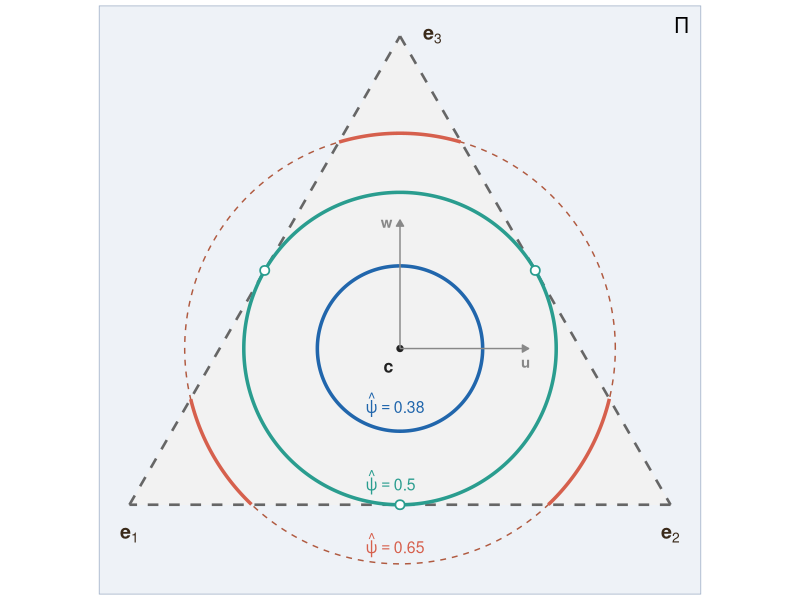

This chart was generated by the following R code:
library(ggplot2)
library(dplyr)
library(tidyr)

# -----------------------------------------------------------------------
# Coordinate system
# -----------------------------------------------------------------------

u <- c(1, -1, 0) / sqrt(2) # horizontal: e1 left, e2 right
w <- c(-1, -1, 2) / sqrt(6) # vertical:   e3 at top
c_vec <- c(1 / 3, 1 / 3, 1 / 3)

project_2d <- function(x) {
  v <- x - c_vec
  c(s = sum(v * u), t = sum(v * w))
}

# -----------------------------------------------------------------------
# Simplex vertices in 2D
# -----------------------------------------------------------------------

vertices_3d <- list(e1 = c(1, 0, 0), e2 = c(0, 1, 0), e3 = c(0, 0, 1))
vertices_2d <- as.data.frame(t(sapply(vertices_3d, project_2d)))

simplex_polygon <- rbind(
  vertices_2d[1, c("s", "t")],
  vertices_2d[2, c("s", "t")],
  vertices_2d[3, c("s", "t")],
  vertices_2d[1, c("s", "t")]
)

simplex_edges <- bind_rows(
  data.frame(
    s = c(vertices_2d$s[1], vertices_2d$s[2]),
    t = c(vertices_2d$t[1], vertices_2d$t[2]),
    edge = "e1e2"
  ),
  data.frame(
    s = c(vertices_2d$s[2], vertices_2d$s[3]),
    t = c(vertices_2d$t[2], vertices_2d$t[3]),
    edge = "e2e3"
  ),
  data.frame(
    s = c(vertices_2d$s[3], vertices_2d$s[1]),
    t = c(vertices_2d$t[3], vertices_2d$t[1]),
    edge = "e3e1"
  )
)

# -----------------------------------------------------------------------
# Circles / arcs
# -----------------------------------------------------------------------

psi_low <- 0.38
psi_mid <- 0.50
psi_high <- 0.65

r_low <- sqrt(psi_low - 1 / 3)
r_mid <- sqrt(psi_mid - 1 / 3)
r_high <- sqrt(psi_high - 1 / 3)

circle_points <- function(psi_hat, n = 2000) {
  r <- sqrt(psi_hat - 1 / 3)
  phi <- seq(0, 2 * pi, length.out = n)
  pts <- lapply(phi, function(p) {
    x <- c_vec + r * (cos(p) * u + sin(p) * w)
    data.frame(
      s = cos(p) * r,
      t = sin(p) * r,
      x1 = x[1],
      x2 = x[2],
      x3 = x[3],
      phi = p,
      inside = all(x > 0)
    )
  })
  bind_rows(pts)
}

tag_segments <- function(df) {
  df <- df |> arrange(phi)
  seg <- cumsum(c(1, abs(diff(as.integer(df$inside))) > 0))
  df$seg <- seg
  df
}

pts_low <- circle_points(psi_low)
pts_mid <- circle_points(psi_mid)
pts_high <- circle_points(psi_high) |> tag_segments()

# -----------------------------------------------------------------------
# Tangency points
# -----------------------------------------------------------------------

tangency_3d <- list(c(1 / 2, 1 / 2, 0), c(1 / 2, 0, 1 / 2), c(0, 1 / 2, 1 / 2))
tangency_2d <- as.data.frame(t(sapply(tangency_3d, project_2d)))

# -----------------------------------------------------------------------
# Annotation positions
# psi labels on left, vertically at each circle's top
# arrow_len just past the small circle
# -----------------------------------------------------------------------

label_offset <- 0.05
label_x <- -0.09
arrow_len <- r_low + 0.12

# -----------------------------------------------------------------------
# Bounding box: driven purely by triangle vertices, circles, arrows,
# and psi labels — no vertex label text to account for
# -----------------------------------------------------------------------

pad <- 0.08

# psi label text extends left of label_x by approx 0.28 units
psi_label_left <- label_x - 0.28

extent_s_max <- max(vertices_2d$s, r_high, arrow_len + 0.08)
extent_s_min <- min(vertices_2d$s, -r_high, psi_label_left)
extent_t_max <- max(
  vertices_2d$t,
  r_high,
  arrow_len + 0.06,
  r_high + label_offset + 0.04
)
extent_t_min <- min(vertices_2d$t, -r_high)

plane_smin <- extent_s_min - pad
plane_smax <- extent_s_max + pad
plane_tmin <- extent_t_min - pad
plane_tmax <- extent_t_max + pad

plane_rect <- data.frame(
  s = c(plane_smin, plane_smax, plane_smax, plane_smin, plane_smin),
  t = c(plane_tmin, plane_tmin, plane_tmax, plane_tmax, plane_tmin)
)

# -----------------------------------------------------------------------
# Plot
# -----------------------------------------------------------------------

p <- ggplot() +

  # Affine plane Pi
  geom_polygon(
    data = plane_rect,
    aes(x = s, y = t),
    fill = "#eef2f7",
    colour = "#9bacc4",
    linewidth = 0.5
  ) +

  annotate(
    "text",
    x = plane_smax - 0.03,
    y = plane_tmax - 0.03,
    label = "Pi",
    parse = TRUE,
    size = 5.5,
    colour = "black",
    hjust = 1,
    vjust = 1,
    fontface = "italic"
  ) +

  # Simplex fill
  geom_polygon(
    data = simplex_polygon,
    aes(x = s, y = t),
    fill = "#f2f2f2",
    colour = NA
  ) +

  # Simplex edges
  geom_path(
    data = simplex_edges,
    aes(x = s, y = t, group = edge),
    colour = "#666666",
    linewidth = 0.9,
    linetype = "dashed"
  ) +

  # Full C_psi_hat for psi_high (faint dashed)
  geom_path(
    data = pts_high,
    aes(x = s, y = t),
    colour = "#b05a40",
    linewidth = 0.5,
    linetype = "dashed"
  ) +

  # psi = 1/2 circle
  geom_path(
    data = pts_mid,
    aes(x = s, y = t),
    colour = "#2a9d8f",
    linewidth = 1.2
  ) +

  # Omega_psi_hat: complete circle for psi_low
  geom_path(
    data = filter(pts_low, inside),
    aes(x = s, y = t),
    colour = "#2166ac",
    linewidth = 1.2
  ) +

  # Omega_psi_hat: disjoint arcs for psi_high
  geom_path(
    data = filter(pts_high, inside),
    aes(x = s, y = t, group = seg),
    colour = "#d6604d",
    linewidth = 1.2
  ) +

  # Tangency points
  geom_point(
    data = tangency_2d,
    aes(x = s, y = t),
    shape = 21,
    size = 2.5,
    colour = "#2a9d8f",
    fill = "white",
    stroke = 0.9
  ) +

  # Vertex labels: e1 and e2 below, e3 to the right
  annotate(
    "text",
    x = vertices_2d$s[1],
    y = vertices_2d$t[1] - 0.06,
    label = "bold(e)[2]",
    parse = TRUE,
    size = 5,
    colour = "#3a2a1a",
    hjust = 0.5,
    vjust = 1
  ) +
  annotate(
    "text",
    x = vertices_2d$s[2],
    y = vertices_2d$t[2] - 0.06,
    label = "bold(e)[1]",
    parse = TRUE,
    size = 5,
    colour = "#3a2a1a",
    hjust = 0.5,
    vjust = 1
  ) +
  annotate(
    "text",
    x = vertices_2d$s[3] + 0.06,
    y = vertices_2d$t[3],
    label = "bold(e)[3]",
    parse = TRUE,
    size = 5,
    colour = "#3a2a1a",
    hjust = 0,
    vjust = 0.5
  ) +

  # Centroid
  geom_point(aes(x = 0, y = 0), colour = "#222222", size = 1.8) +
  annotate(
    "text",
    x = -0.03,
    y = -0.05,
    label = "bold(c)",
    parse = TRUE,
    size = 4.5,
    colour = "#222222"
  ) +

  # Basis vector arrows
  annotate(
    "segment",
    x = 0,
    y = 0,
    xend = arrow_len,
    yend = 0,
    arrow = arrow(length = unit(0.18, "cm"), type = "closed"),
    colour = "#888888",
    linewidth = 0.5
  ) +
  annotate(
    "text",
    x = arrow_len - 0.02,
    y = -0.04,
    label = "bold(u)",
    parse = TRUE,
    size = 3.8,
    colour = "#888888",
    hjust = 0,
    vjust = 0.5
  ) +
  annotate(
    "segment",
    x = 0,
    y = 0,
    xend = 0,
    yend = arrow_len,
    arrow = arrow(length = unit(0.18, "cm"), type = "closed"),
    colour = "#888888",
    linewidth = 0.5
  ) +
  annotate(
    "text",
    x = -0.05,
    y = arrow_len - 0.02,
    label = "bold(w)",
    parse = TRUE,
    size = 3.8,
    colour = "#888888",
    hjust = 0,
    vjust = 0
  ) +

  # psi_hat labels
  annotate(
    "text",
    x = label_x,
    y = -r_low + label_offset + 0.02,
    label = "hat(psi) == 0.38",
    parse = TRUE,
    size = 4,
    colour = "#2166ac",
    hjust = 0
  ) +
  annotate(
    "text",
    x = label_x,
    y = -r_mid + label_offset + 0.01,
    label = "hat(psi) == 0.50",
    parse = TRUE,
    size = 4,
    colour = "#2a9d8f",
    hjust = 0
  ) +
  annotate(
    "text",
    x = label_x,
    y = -r_high + label_offset,
    label = "hat(psi) == 0.65",
    parse = TRUE,
    size = 4,
    colour = "#d6604d",
    hjust = 0
  ) +

  coord_equal(
    xlim = c(plane_smin, plane_smax),
    ylim = c(plane_tmin, plane_tmax),
    expand = FALSE
  ) +
  theme_void(base_size = 11) +
  theme(
    plot.margin = margin(4, 4, 4, 4),
    plot.background = element_rect(fill = "white", colour = NA)
  )

ggsave(
  "Dissertation/files/Images/simplex-level-sets.png",
  plot = p,
  width = 4.5,
  height = 5.2,
  device = "png",
  dpi = 300,
  units = "in"
)
